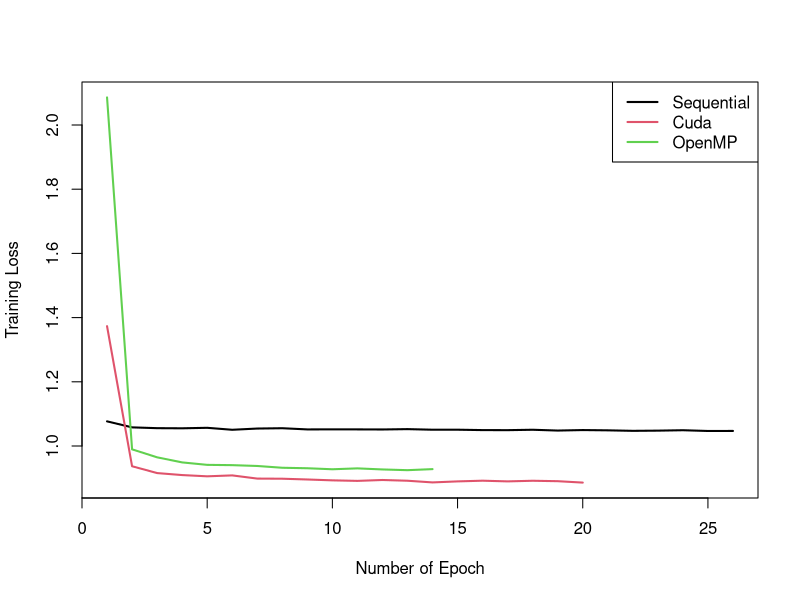
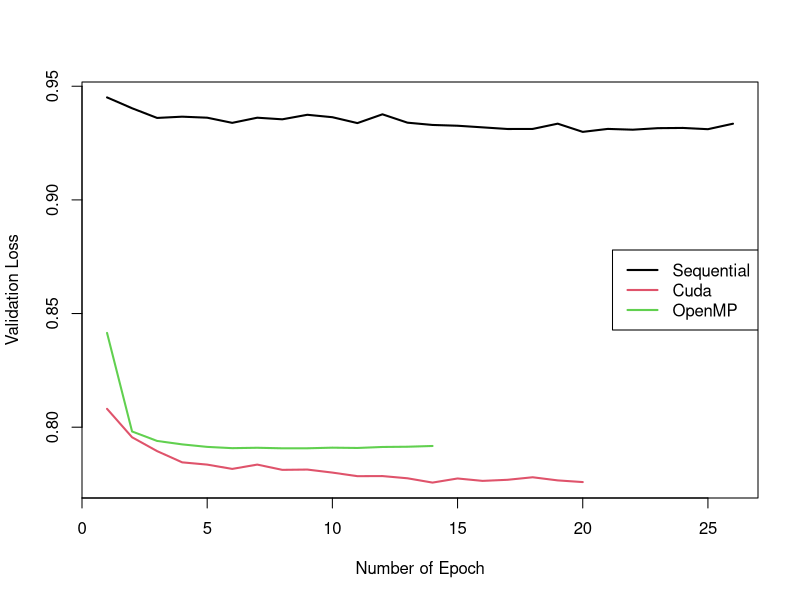

Here is the R script that generated these plots, in order: (Note: this script raises an error after producing the figures.)
# Cuda
cuda_loss = c(1.3733631402355129, 0.93689111362069344, 0.91562216390997675, 0.90943513039815227, 0.90553493915978123, 0.90839237429327879, 0.89844868593296767, 0.89804859597804187, 0.89566163630808815, 0.89294650195008618, 0.89129256531343626, 0.89407325882022659, 0.89177121463468523, 0.88653495932029469, 0.88972305944410424, 0.89187817670531189, 0.88975714647163784, 0.89168526544409288, 0.89036472449868409, 0.88598235974877571)
cuda_valLoss = c(0.80806828995390856, 0.79556096959461486, 0.78946638959660365, 0.78453055065553179, 0.78353461688835713, 0.78164274223535113, 0.78354178043350609, 0.78122799726148173, 0.78135497052562075, 0.78002393609263132, 0.77844687327818318, 0.77849215448851994, 0.77751679577612542, 0.77562201441202838, 0.77743307886104263, 0.77637484535367884, 0.77685708831585454, 0.77796572454902368, 0.77658879340846265, 0.77585375844240589)

# OpenMP
mp_loss = c(2.0860142872697214, 0.9895793886507972, 0.96470873422541858, 0.94888066522145675, 0.94124168347504178, 0.94033507177385234, 0.93775131500373454, 0.93218556565753485, 0.93068114104917499, 0.92750692610013286, 0.93028744879415481, 0.92693335561429036, 0.92466088274777947, 0.92795208322799816)

mp_valLoss = c(0.84147622463299998, 0.79811348312388275, 0.79394501364865333, 0.79243479143438078, 0.79133199328529513, 0.79077467066843365, 0.79094408601471955, 0.79070669729723364, 0.79071738137426473, 0.79098788910661866, 0.79085519927027104, 0.79129322889658282, 0.79139959153705675, 0.79173009575766573)

# Sequential
seq_loss = c(1.076783147585594, 1.058036088620202, 1.0555443448737516, 1.0551168598158884, 1.05667500432265, 1.050544273247153, 1.0543573314052517, 1.0553697162563518, 1.0516507674071749, 1.0518347119476836, 1.0517346988290044, 1.0514595026080891, 1.0525540688886481, 1.0507191341206179, 1.0507543346841457, 1.0495227093817825, 1.0493365861399699, 1.0506070852683762, 1.0480825689485518, 1.0496527643122915, 1.0487889635764946, 1.047232785548194, 1.0478389479952344, 1.0491301786293419, 1.046774112733744, 1.046920451592591)
seq_valLoss = c(0.94508946055034504, 0.94031213914204836, 0.93605821026013847, 0.9366118094752256, 0.93616342398119312, 0.93389519276517163, 0.93615947655199827, 0.93545188273829305, 0.93744580043206494, 0.9363785574230975, 0.93378809116646944, 0.93765381367398049, 0.93397481481490074, 0.93297016766062435, 0.93262579620025876, 0.9319136054363949, 0.93119008756823074, 0.93121627033746512, 0.93353505599745168, 0.92992675672018577, 0.93122863801848244, 0.93088368731650284, 0.93155695917605541, 0.93165850122271454, 0.93110575099510084, 0.9335181804904692)

epochs = 1:26
cuda_loss = c(cuda_loss, rep(NA,6)); cuda_valLoss = c(cuda_valLoss, rep(NA,6))
mp_loss = c(mp_loss, rep(NA,12)); mp_valLoss = c(mp_valLoss, rep(NA,12))

### Plot training loss
pdf("trainingLoss_plot.pdf", width = 3.5, height = 3, pointsize = .7)
plot(epochs, seq_loss, type = "l", lwd = 2, ylim = c(min(cuda_loss, seq_loss, mp_loss, na.rm = T), 
                                                     max(cuda_loss, seq_loss, mp_loss, na.rm = T)),
     xlab = "Number of Epoch", ylab = "Training Loss")
lines(epochs, cuda_loss, col = 2, lwd = 2)
lines(epochs, mp_loss, col = 3, lwd = 2)
legend("topright", legend = c("Sequential","Cuda","OpenMP"), col = 1:3, lwd = 2)
dev.off()

### Plot validation loss
pdf("validationLoss_plot.pdf", width = 3.5, height = 3, pointsize = .7)
plot(epochs, seq_valLoss, type = "l", lwd = 2, ylim = c(min(cuda_valLoss, seq_valLoss, mp_valLoss, na.rm = T), 
                                                     max(cuda_valLoss, seq_valLoss, mp_valLoss, na.rm = T)),
     xlab = "Number of Epoch", ylab = "Validation Loss")
lines(epochs, cuda_valLoss, col = 2, lwd = 2)
lines(epochs, mp_valLoss, col = 3, lwd = 2)
legend("right", legend = c("Sequential","Cuda","OpenMP"), col = 1:3, lwd = 2)
dev.off()

### Plot confidence intervals
xlabs = c("Accuracy", "Hit Ratio", "Mean squared error","Mean absolute error")
model1Frame <- data.frame(Metrics = xlabs,
                          Estimate = c(0.669196827979, 0.620052877771, 0.521886447239, 0.429926624148),
                          SE = c(0.1729662, 0.3093834, 0.5672855, 0.178873),
                          Algorithm = "Sequential algorithm")
model2Frame <- data.frame(Metrics = xlabs,
                          Estimate = c(0.71378405856, 0.702302216799, 0.330157280831, 0.34997900652),
                          SE = c(0.1878927,0.2737856,0.4100375,0.1977138),
                          Algorithm = "OpenMP")
model3Frame <- data.frame(Metrics = xlabs,
                          Estimate = c(.701785278569, .695375228798, .275805540997, .32731569056),
                          SE = c(0.1574084, 0.2474334, 0.3783008, 0.1866145),
                          Algorithm = "CUDA")
# Combine these data.frames
allModelFrame <- data.frame(rbind(model1Frame, model2Frame, model3Frame))  # etc.

# Specify the width of your confidence intervals
interval1 <- -qnorm((1-0.9)/2)  # 90% multiplier
interval2 <- -qnorm((1-0.95)/2)  # 95% multiplier

# Plot
pdf("error_metrics.pdf", width = 6, height = 6, pointsize = .7)
zp1 <- ggplot(allModelFrame, aes(colour = Algorithm))
zp1 <- zp1 + geom_hline(yintercept = 0, colour = gray(1/2), lty = 2)
zp1 <- zp1 + geom_linerange(aes(x = Metrics, ymin = Estimate - SE*interval1/interval2,
                                ymax = Estimate + SE*interval1/interval2),
                            lwd = 1, position = position_dodge(width = 1/2))
zp1 <- zp1 + geom_pointrange(aes(x = Metrics, y = Estimate, ymin = Estimate - SE,
                                 ymax = Estimate + SE),
                             lwd = 1/2, position = position_dodge(width = 1/2),
                             shape = 21, fill = "WHITE")
zp1 <- zp1 + coord_flip() + theme_bw()
zp1 <- zp1 + ggtitle("Comparison of Algorithms")
print(zp1)
dev.off()
